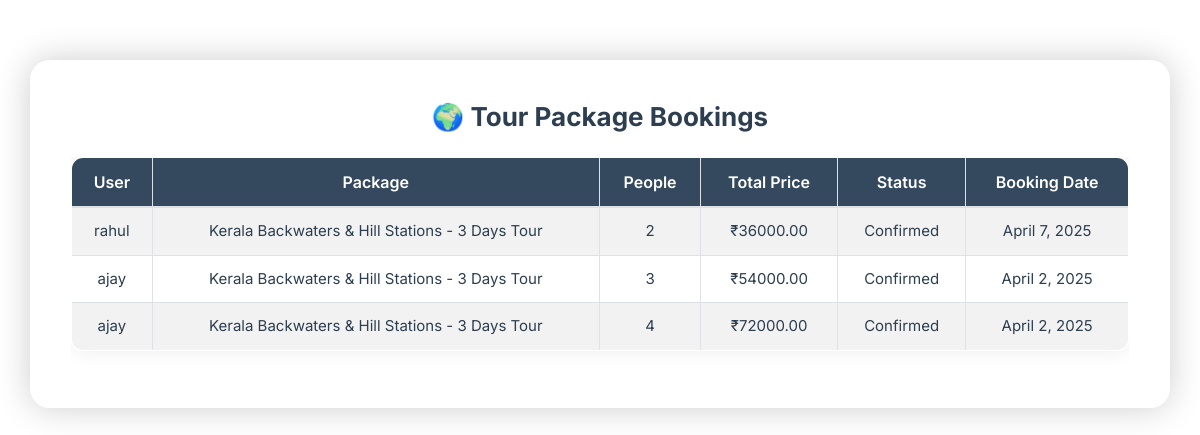
/tour-packages/, run on the app's committed database.
### travelapp/models.py (models this page shows, shortened)
class Booking(models.Model):
    user = models.ForeignKey(settings.AUTH_USER_MODEL, on_delete=models.CASCADE, related_name="bookings")
    package = models.ForeignKey(TourPackage, on_delete=models.CASCADE, related_name="bookings")
    booking_date = models.DateTimeField(auto_now_add=True)
    status = models.CharField(max_length=20, choices=[("pending", "Pending"), ("confirmed", "Confirmed")], default="Confirmed")
    number_of_people = models.PositiveIntegerField(default=1)  # How many people are booking for the tour
    booking_date = models.DateField()
    total_price = models.DecimalField(max_digits=12, decimal_places=2, blank=True, null=True)

class TourPackage(models.Model):
    provider = models.ForeignKey(
        settings.AUTH_USER_MODEL,
        on_delete=models.CASCADE,
        related_name="packages"
    )
    title = models.CharField(max_length=255)
    description = models.TextField()
    price = models.DecimalField(max_digits=10, decimal_places=2)
    availability = models.PositiveIntegerField()  # Number of available slots
    duration = models.CharField(max_length=100, null=True, blank=True)
    image = models.ImageField(upload_to='img/', blank=True, null=True)
    created_at = models.DateTimeField(auto_now_add=True)
    verified = models.BooleanField(default=False)  # New field for admin verification

### travelapp/views.py (the view)
# urls.py: path('tour-packages/', views.admin_tour_packages, name='admin_tour_packages'),
def admin_tour_packages(request):
    latest_tour_bookings = Booking.objects.select_related('user', 'package').order_by('-booking_date')
    return render(request, 'admintourpackages.html', {
        'latest_tour_bookings': latest_tour_bookings
    })

### templates/admintourpackages.html (shortened to what this page needs)
{% extends "index.html" %}
{% load static %}
{% block content %}
<div class="container content-panel">
  <h4>🌍 Tour Package Bookings</h4>
  <div class="table-container">
    <table class="table table-bordered table-striped">
      <thead>
        <tr>
          <th>User</th>
          <th>Package</th>
          <th>People</th>
          <th>Total Price</th>
          <th>Status</th>
          <th>Booking Date</th>
        </tr>
      </thead>
      <tbody>
        {% for b in latest_tour_bookings %}
          <tr>
            <td>{{ b.user.username }}</td>
            <td>{{ b.package.title }}</td>
            <td>{{ b.number_of_people }}</td>
            <td>₹{{ b.total_price }}</td>
            <td>{{ b.status }}</td>
            <td>{{ b.booking_date }}</td>
          </tr>
        {% empty %}
          <tr>
            <td colspan="6" class="text-center">No tour package bookings found.</td>
          </tr>
        {% endfor %}
      </tbody>
    </table>
  </div>
</div>
{% endblock %}

### static/css/style.css (style rules this page uses)
html,body { font-family: 'Viga'; }

### data on the page
Booking: user.username "rahul", package "Kerala Backwaters & Hill Stations - 3 Days Tour", number_of_people "2", total_price "36000.00", status "Confirmed", booking_date "April 7, 2025"
Booking: user.username "ajay", package "Kerala Backwaters & Hill Stations - 3 Days Tour", number_of_people "3", total_price "54000.00", status "Confirmed", booking_date "April 2, 2025"
Booking: user.username "ajay", package "Kerala Backwaters & Hill Stations - 3 Days Tour", number_of_people "4", total_price "72000.00", status "Confirmed", booking_date "April 2, 2025"
